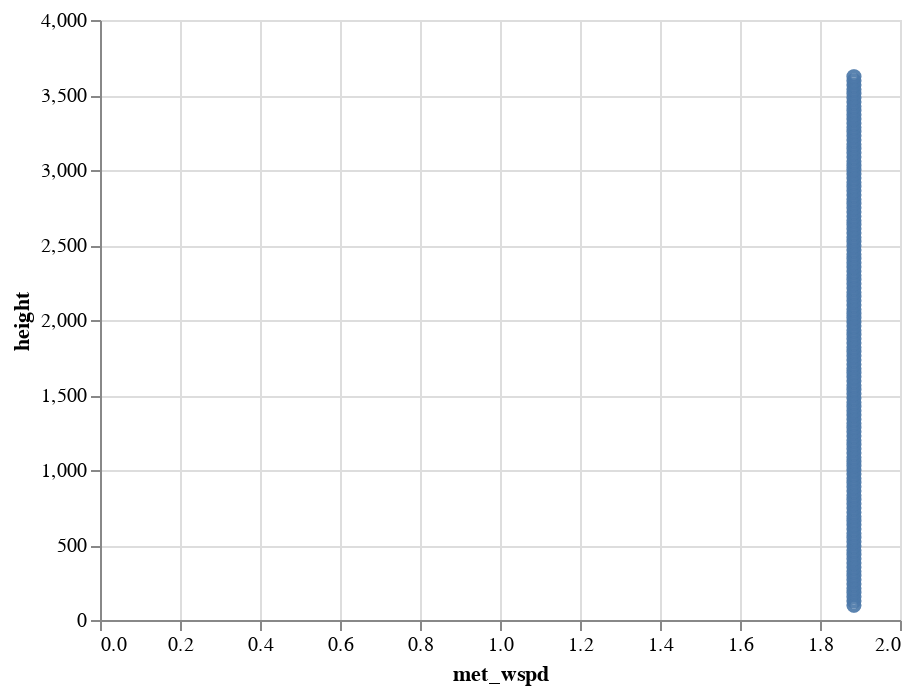

The cell this chart's notebook holds for it:
### Code cell
alt.Chart(src).mark_point().encode(
    alt.X('met_wspd:Q'),
    alt.Y('height:Q'),
    # alt.Color('time:O')
)

### Figure 1 — Vega-Lite specification as saved in the notebook (floating-point values rounded to 4 significant figures; data arrays with more than 128 entries replaced by an {"elided": "..."} marker saying what was removed)
{"config": {"view": {"continuousWidth": 400, "continuousHeight": 300}}, "data": {"name": "data-09432b3ea73d4d1a969f4a97e09f78ad"}, "mark": "point", "encoding": {"x": {"field": "met_wspd", "type": "quantitative"}, "y": {"field": "height", "type": "quantitative"}}, "$schema": "https://vega.github.io/schema/vega-lite/v4.17.0.json", "datasets": {"data-09432b3ea73d4d1a969f4a97e09f78ad": {"elided": "252 records"}}}
